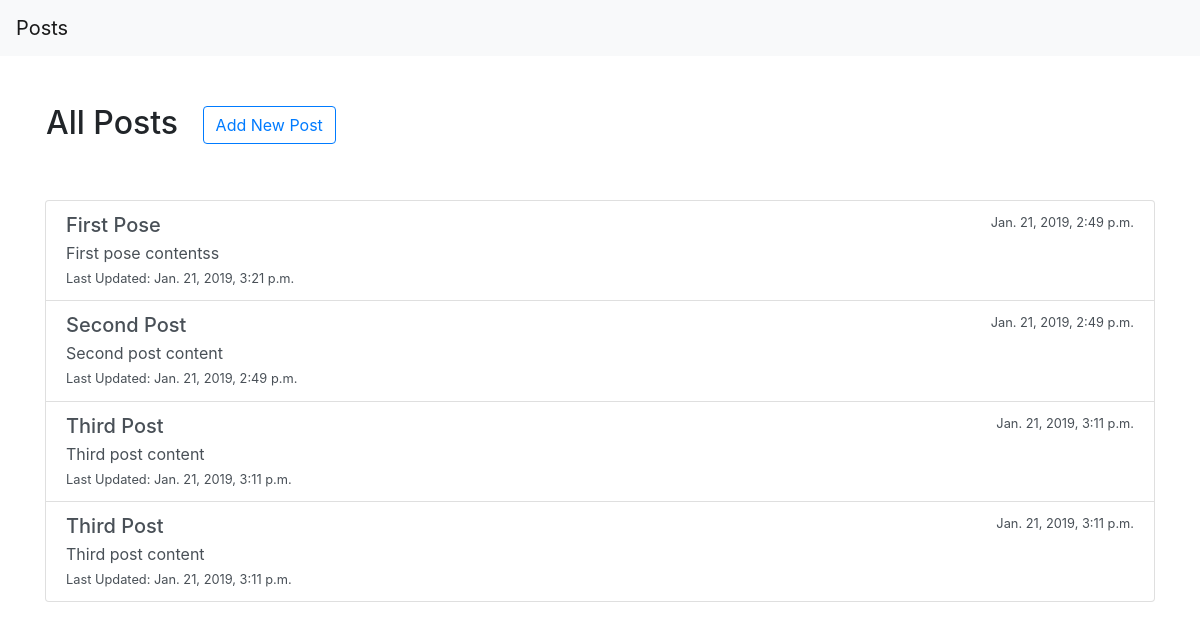
The app's page /posts/, older data.
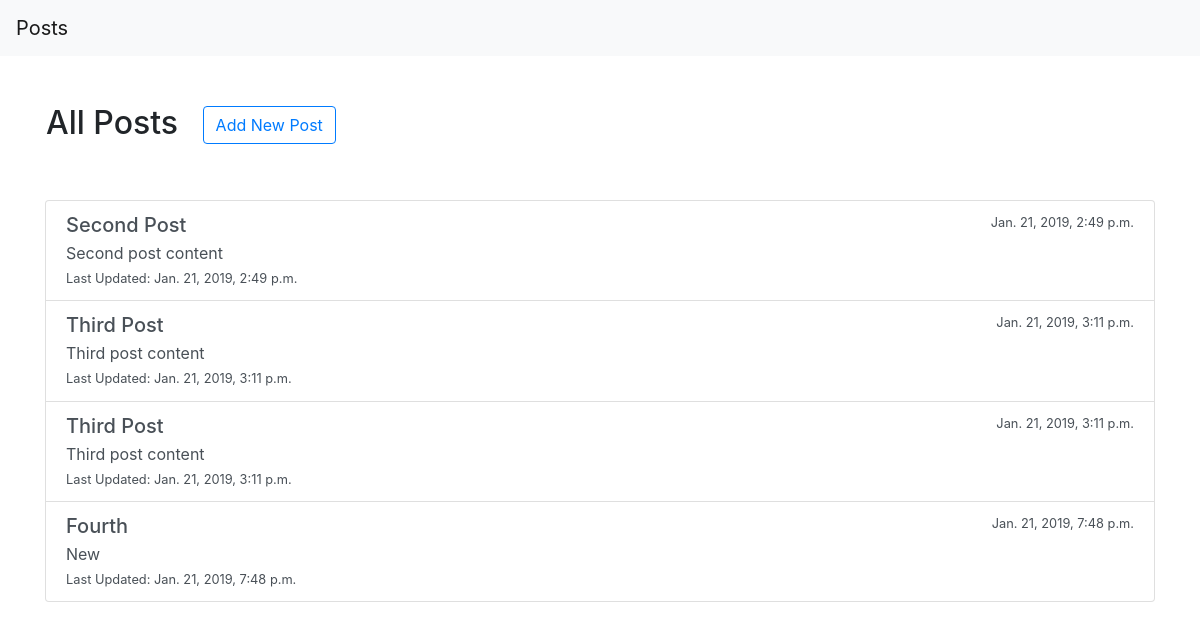
The same page, newer data.
### post/models.py (models this page shows, shortened)
class Post(models.Model):
    title = models.CharField(max_length=50)
    date_created = models.DateTimeField("Date Created", auto_now_add=True)
    date_updated = models.DateTimeField("Date updated", auto_now=True)
    content = models.TextField()
    is_active = models.BooleanField()

### post/views.py (the view)
# urls.py: path('', views.index, name = 'index'),
def index(request):
    context = {}
    context['posts'] = Post.objects.all().filter(is_active=True)
    return render(request, 'index.html', context)

### post/templates/index.html (shortened to what this page needs)
{% extends "base.html" %}
{% block body %}
    <div class="row mt-5 mb-5">
        <h2 class="ml-3"> All Posts <a href='{% url 'post:add' %}'> <span class="btn btn-outline-primary ml-3">Add New Post</span> </a> </h2>
    </div>
    <div class="list-group">
        {% for post in posts %}
            <a href="{% url 'post:detail' post.id %}" class="list-group-item list-group-item-action">
                <div class="d-flex w-100 justify-content-between">
                    <h5 class="mb-1">{{ post.title }}</h5>
                    <small> {{ post.date_created }} </small>
                </div>
                <p class="mb-1"> {{ post.content }} </p>
                <small>Last Updated: {{ post.date_updated }} </small>
            </a>
        {% endfor %}
    </div>
{% endblock body %}

### post/templates/base.html (shortened to what this page needs)
{% load static %}
<html>
    <head>
        <link rel="stylesheet" href="https://stackpath.bootstrapcdn.com/bootstrap/4.2.1/css/bootstrap.min.css">
    </head>
    <body>
        <nav class="navbar navbar-light bg-light">
            <a class="navbar-brand" href='{% url 'post:index' %}'>Posts</a>
        </nav>
        <div class="container">
            {% block body %}{% endblock body %}
        </div>
    </body>
</html>

Row changes from the older to the newer data that the page shows:
no longer on this page (row edited): Post: title "First Pose", date_created "Jan. 21, 2019, 2:49 p.m.", content "First pose contentss", date_updated "Jan. 21, 2019, 3:21 p.m."
added Post: title "Fourth", date_created "Jan. 21, 2019, 7:48 p.m.", content "New", date_updated "Jan. 21, 2019, 7:48 p.m."
